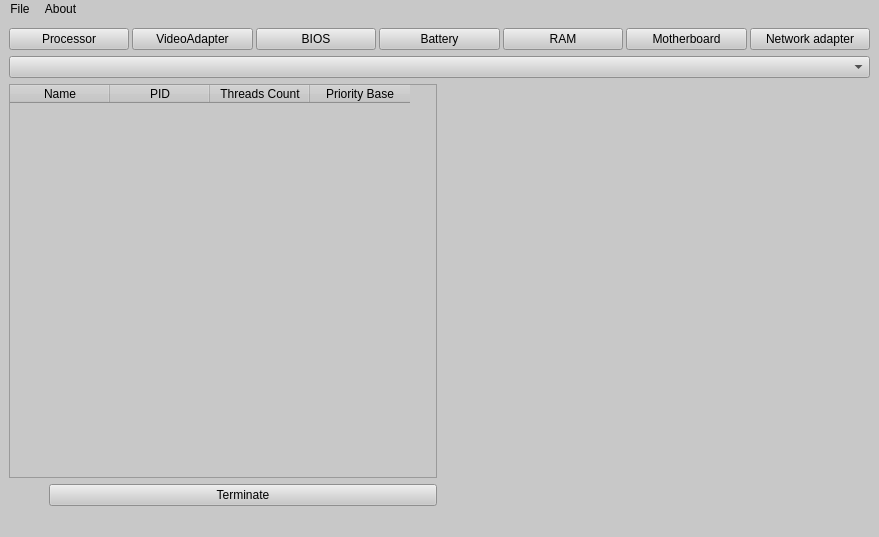
<?xml version="1.0" encoding="UTF-8"?>
<ui version="4.0">
 <class>MainWindow</class>
 <widget class="QMainWindow" name="MainWindow">
  <property name="geometry">
   <rect>
    <x>0</x>
    <y>0</y>
    <width>879</width>
    <height>537</height>
   </rect>
  </property>
  <property name="windowTitle">
   <string>MainWindow</string>
  </property>
  <property name="autoFillBackground">
   <bool>false</bool>
  </property>
  <property name="styleSheet">
   <string notr="true">background-color: rgb(200, 200, 200);</string>
  </property>
  <widget class="QWidget" name="centralwidget">
   <property name="styleSheet">
    <string notr="true">background-color:rgb(200, 200, 200)</string>
   </property>
   <layout class="QVBoxLayout" name="verticalLayout_2">
    <item>
     <layout class="QHBoxLayout" name="horizontalLayout">
      <property name="spacing">
       <number>3</number>
      </property>
      <property name="sizeConstraint">
       <enum>QLayout::SetDefaultConstraint</enum>
      </property>
      <item>
       <widget class="QPushButton" name="procButton">
        <property name="text">
         <string>Processor</string>
        </property>
       </widget>
      </item>
      <item>
       <widget class="QPushButton" name="vaButton">
        <property name="text">
         <string>VideoAdapter</string>
        </property>
       </widget>
      </item>
      <item>
       <widget class="QPushButton" name="biosButton">
        <property name="text">
         <string>BIOS</string>
        </property>
       </widget>
      </item>
      <item>
       <widget class="QPushButton" name="batteryButton">
        <property name="text">
         <string>Battery</string>
        </property>
       </widget>
      </item>
      <item>
       <widget class="QPushButton" name="ramButton">
        <property name="text">
         <string>RAM</string>
        </property>
       </widget>
      </item>
      <item>
       <widget class="QPushButton" name="mothButton">
        <property name="text">
         <string>Motherboard</string>
        </property>
       </widget>
      </item>
      <item>
       <widget class="QPushButton" name="naButton">
        <property name="text">
         <string>Network adapter</string>
        </property>
       </widget>
      </item>
     </layout>
    </item>
    <item>
     <widget class="QComboBox" name="hardChoose"/>
    </item>
    <item>
     <layout class="QHBoxLayout" name="horizontalLayout_2">
      <item>
       <layout class="QVBoxLayout" name="verticalLayout">
        <item>
         <widget class="QTableWidget" name="tableWidget">
          <property name="sizePolicy">
           <sizepolicy hsizetype="Preferred" vsizetype="Expanding">
            <horstretch>0</horstretch>
            <verstretch>0</verstretch>
           </sizepolicy>
          </property>
          <property name="minimumSize">
           <size>
            <width>0</width>
            <height>0</height>
           </size>
          </property>
          <property name="baseSize">
           <size>
            <width>-6</width>
            <height>0</height>
           </size>
          </property>
          <column>
           <property name="text">
            <string>Name</string>
           </property>
          </column>
          <column>
           <property name="text">
            <string>PID</string>
           </property>
          </column>
          <column>
           <property name="text">
            <string>Threads Count</string>
           </property>
          </column>
          <column>
           <property name="text">
            <string>Priority Base</string>
           </property>
          </column>
         </widget>
        </item>
        <item>
         <layout class="QHBoxLayout" name="horizontalLayout_3">
          <property name="sizeConstraint">
           <enum>QLayout::SetMinimumSize</enum>
          </property>
          <item>
           <spacer name="horizontalSpacer">
            <property name="orientation">
             <enum>Qt::Horizontal</enum>
            </property>
            <property name="sizeType">
             <enum>QSizePolicy::Preferred</enum>
            </property>
            <property name="sizeHint" stdset="0">
             <size>
              <width>40</width>
              <height>20</height>
             </size>
            </property>
           </spacer>
          </item>
          <item>
           <widget class="QPushButton" name="pushButton">
            <property name="sizePolicy">
             <sizepolicy hsizetype="Preferred" vsizetype="Preferred">
              <horstretch>0</horstretch>
              <verstretch>0</verstretch>
             </sizepolicy>
            </property>
            <property name="text">
             <string>Terminate</string>
            </property>
           </widget>
          </item>
         </layout>
        </item>
       </layout>
      </item>
      <item>
       <widget class="QWidget" name="infoWidget" native="true">
        <widget class="QWidget" name="formLayoutWidget">
         <property name="geometry">
          <rect>
           <x>-10</x>
           <y>-1</y>
           <width>431</width>
           <height>421</height>
          </rect>
         </property>
         <layout class="QFormLayout" name="formLayout"/>
        </widget>
       </widget>
      </item>
     </layout>
    </item>
   </layout>
  </widget>
  <widget class="QMenuBar" name="menubar">
   <property name="geometry">
    <rect>
     <x>0</x>
     <y>0</y>
     <width>879</width>
     <height>21</height>
    </rect>
   </property>
   <widget class="QMenu" name="menuFile">
    <property name="styleSheet">
     <string notr="true">color: rgb(239, 239, 239);</string>
    </property>
    <property name="title">
     <string>File</string>
    </property>
    <addaction name="actionOpen_Process"/>
    <addaction name="actionClose"/>
   </widget>
   <widget class="QMenu" name="menuAbout">
    <property name="title">
     <string>About</string>
    </property>
    <addaction name="actionInfo"/>
   </widget>
   <addaction name="menuFile"/>
   <addaction name="menuAbout"/>
  </widget>
  <widget class="QStatusBar" name="statusbar"/>
  <action name="actionOpen_Process">
   <property name="text">
    <string>Open Process</string>
   </property>
  </action>
  <action name="actionClose">
   <property name="text">
    <string>Close</string>
   </property>
  </action>
  <action name="actionInfo">
   <property name="text">
    <string>Info</string>
   </property>
  </action>
 </widget>
 <resources/>
 <connections/>
</ui>
